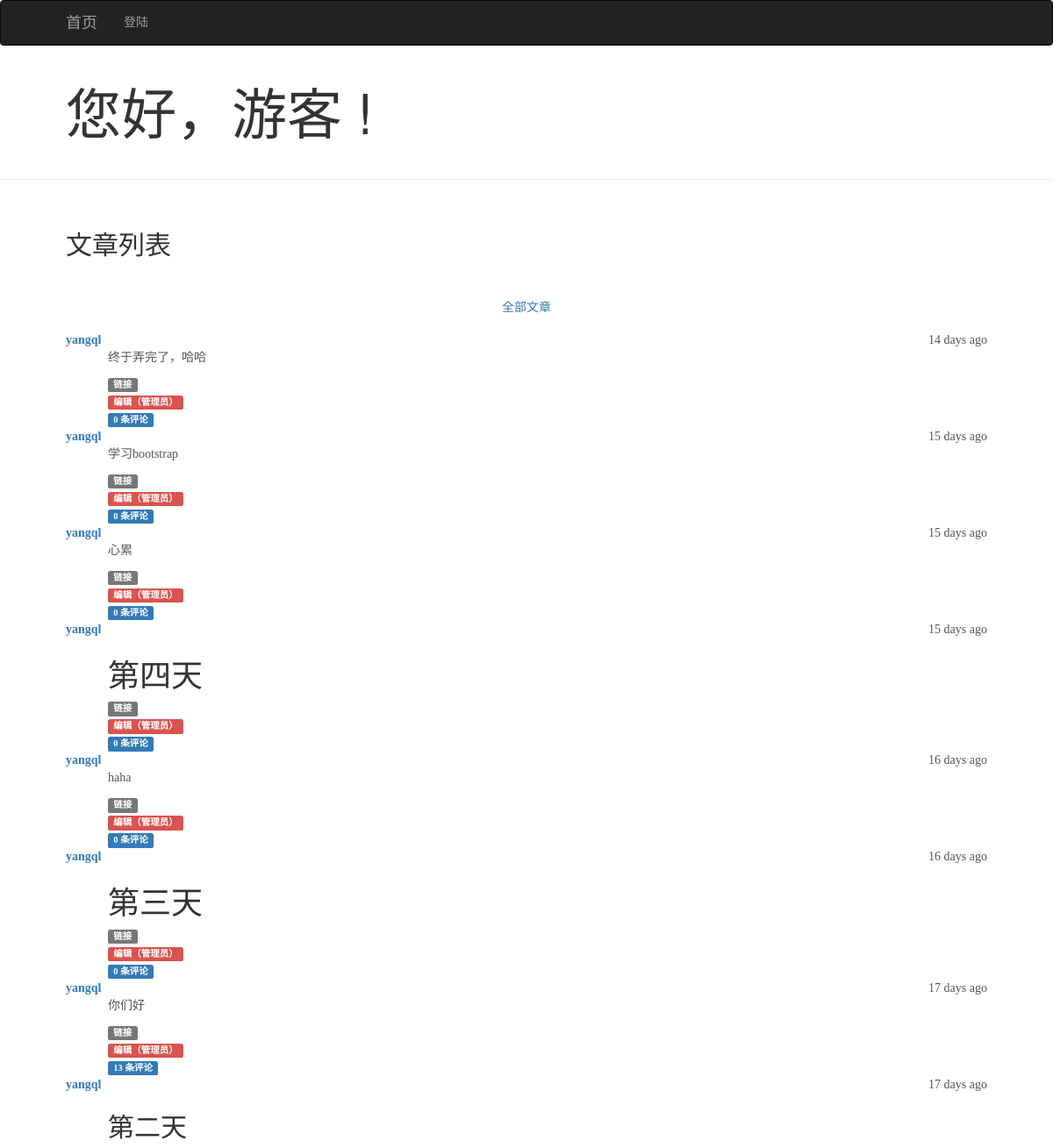
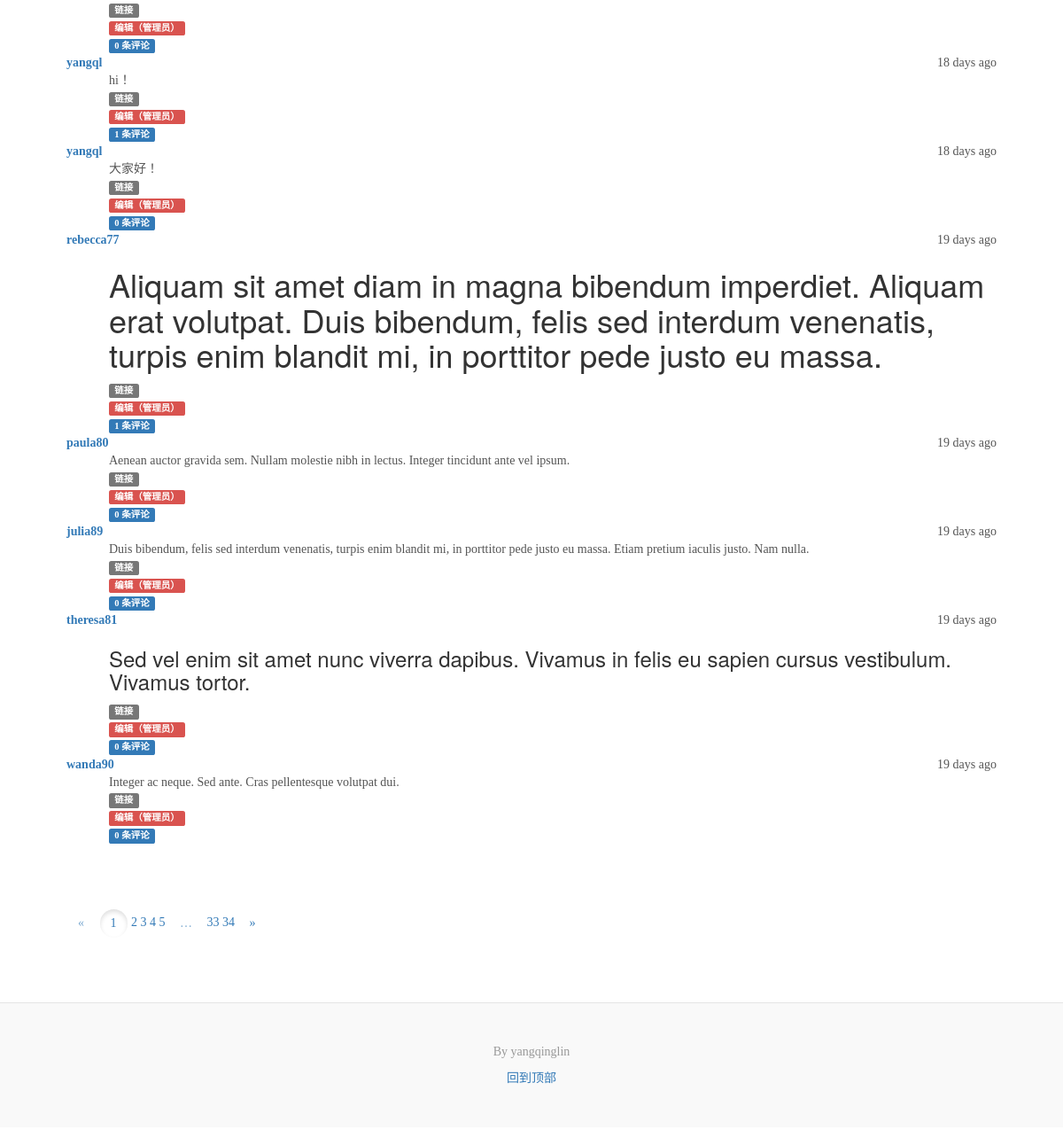
The page / on the database its author committed (2 pictures, top to bottom).
### app/model.py (models this page shows, shortened)
class Post(db.Model):
    __tablename__ = 'posts'
    id = db.Column(db.Integer, primary_key=True)
    body = db.Column(db.Text)
    timestamp = db.Column(db.DateTime, index=True, default=datetime.utcnow)
    author_id = db.Column(db.Integer, db.ForeignKey('users.id'))
    body_html=db.Column(db.Text)
    comments=db.relationship('Comment',backref='post',lazy='dynamic')
    """生产虚拟文章"""
    """生成markdown文本"""

class User(UserMixin, db.Model):
    __tablename__ = 'users'
    id = db.Column(db.Integer, primary_key=True)
    email = db.Column(db.String(64), unique=True, index=True)
    username = db.Column(db.String(64), unique=True, index=True)
    role_id = db.Column(db.Integer, db.ForeignKey('roles.id'))
    password_hash = db.Column(db.String(128))
    posts = db.relationship( 'Post', backref = 'author', lazy = 'dynamic' )
    confirmed = db.Column( db.Boolean, default = False )
    name=db.Column(db.String(64))
    about_me=db.Column(db.Text())
    member_since=db.Column(db.DateTime(),default=datetime.utcnow())
    last_seen=db.Column(db.DateTime(),default=datetime.utcnow())
    comments=db.relationship('Comment',backref='author',lazy='dynamic')
    followed=db.relationship('Follow',
                             foreign_keys=[Follow.follower_id],
                             backref=db.backref('follower',lazy='joined'),
                             lazy='dynamic',
                             cascade='all,delete-orphan')
    followers = db.relationship( 'Follow',
                                foreign_keys = [Follow.followed_id] ,
                                backref = db.backref( 'followed', lazy = 'joined' ),
                                lazy = 'dynamic',
                                cascade = 'all,delete-orphan')
    @property
    def password( self ):
        raise AttributeError( 'password is not a readable attribute' )

### app/main/views.py (the view, shortened to what this page needs)
@main.route('/',methods=['GET','POST'])
def index():
    form=PostForm()
    """有权限的用户才能显示编辑文章表格"""
    """显示用户关注的人的文章"""
    show_followed=False#匿名用户默认为False
    if current_user.is_authenticated:
        show_followed=bool(request.cookies.get('show_followed',''))
    if show_followed:
        query=current_user.followed_posts
    else:
        query=Post.query
    """所有博客按时序列出（分页）"""
    page = request.args.get( 'page', 1, type = int )#默认第一页
    pagination = query.order_by( Post.timestamp.desc( ) ).paginate(page,#唯一必须的参数
                per_page = current_app.config[ 'FLASKY_POSTS_PER_PAGE' ],
                error_out = False )#超出范围时返回空列表
    posts = pagination.items
    return render_template('index.html',form=form,posts=posts,show_followed=show_followed,pagination=pagination)

### app/author/views.py (called while the page is built)
@auth.before_app_request#获取权限时需要确认账户,若未确认，则跳转到/unconfirmed
def before_request():
    if current_user.is_authenticated :
        current_user.ping()#刷新用户访问时间
        if not current_user.confirmed \
            and request.endpoint [ :5 ] != 'auth.'\
            and request.endpoint != 'static':
            return redirect( url_for( 'auth.unconfirmed'))

### app/main/__init__.py (called while the page is built)
@main.app_context_processor#在模板中创建Permission的上下文
def inject_permission():
    return dict(Permission=Permission)

### app/model.py (called while the page is built)
    def can(self,permissions):
        return False

### app/templates/index.html (shortened to what this page needs)
{%extends "base.html" %}
{%import "bootstrap/wtf.html" as wtf%}
{%import "_macros.html" as macros %}
{%block blogtitle%}
{%if current_user.is_authenticated%}
    您好，{{ current_user.username }}
{% else %}
    您好，游客
{% endif %}!
{%endblock blogtitle%}
{%block posts%}
<h2>文章列表</h2>
<br>
<ul class="nav nav-pill">
<li class="btn "><a  href="{{url_for('.show_all')}}">全部文章  </a></li>
{%if not show_followed%}
	<div id="showed_all" >
{%else%}
	<div id="showed_followed" >
{%endif%}
{%include '_posts.html'%}
	</div>
</ul>
{%endblock posts%}
{%block pagination%}
<nav class="blog-pagination">
{{ macros.pagination_widget(pagination, '.index') }}
</nav>
{%endblock pagination%}

### app/templates/_posts.html (shortened to what this page needs)
<div class="blog-post">
{%for post in posts%}
<div class="post">
	<div class="post-date">
	{{ moment(post.timestamp).fromNow(refresh=True) }}
	</div>
	<div class="post-author">
            <a href="{{ url_for('.user', username=post.author.username) }}">
                {{ post.author.username }}
            </a>
    </div>
    <div class="post-content">
    {%if post.body_html%}
    	{{post.body_html|safe}}
    {%else%}
    	{{ post.body }}
    {%endif%}
    	<div class="post-footer">
    		<a href="{{url_for('.post',id=post.id)}}">
    		<span class="label label-default">链接</span>
    		</a>
        </div>
            {%if current_user == post.author%}
                <a href="{{ url_for('main.edit', id=post.id) }}">
                <span class="label label-primary">编辑</span>
                </a>
            {%elif current_user.is_administrator %}
                <a href="{{ url_for('main.edit', id=post.id) }}">
                    <span class="label label-danger">编辑（管理员）</span>
                </a>
            {%endif %}
            <br>
            <a href="{{url_for('.post',id=post.id)}}#comments">
                <span class="label label-primary">
                    {{post.comments.count()}} 条评论
                </span>
            </a>
    	</div>
    </div>
{%endfor%}
</div>

### app/static/css/blog.css (style rules this page uses)
@media (min-width: 48em) { html { font-size: 18px; } }
body { font-family: Georgia, "Times New Roman", Times, serif; color: #555; }
h1, .h1, h2, .h2, h3, .h3, h4, .h4, h5, .h5, h6, .h6 { font-family: "Helvetica Neue", Helvetica, Arial, sans-serif; font-weight: 400; color: #333; }
.blog-pagination { margin-bottom: 4rem; }
.blog-post { margin-bottom: 4rem; }
div.post-date { float: right; }
div.post-author { font-weight: bold; }
div.post-content { margin-left: 48px; min-height: 48px; }

### app/static/css/navbar.css (style rules this page uses)
body { padding-bottom: 20px; }

### rows shown on the page
Post: timestamp "14 days ago", author.username "yangql", body_html "终于弄完了，哈哈", comments.count "0"
Post: timestamp "15 days ago", author.username "yangql", body_html "学习bootstrap", comments.count "0"
Post: timestamp "15 days ago", author.username "yangql", body_html "心累", comments.count "0"
Post: timestamp "15 days ago", author.username "yangql", body_html "第四天", comments.count "0"
Post: timestamp "16 days ago", author.username "yangql", body_html "haha", comments.count "0"
Post: timestamp "16 days ago", author.username "yangql", body_html "第三天", comments.count "0"
Post: timestamp "17 days ago", author.username "yangql", body_html "你们好", comments.count "13"
Post: timestamp "17 days ago", author.username "yangql", body_html "第二天", comments.count "0"
Post: timestamp "18 days ago", author.username "yangql", body "hi！", comments.count "1"
Post: timestamp "18 days ago", author.username "yangql", body "大家好！", comments.count "0"
Post: timestamp "19 days ago", author.username "rebecca77", body_html "Aliquam sit amet diam in magna bibendum imperdiet. Aliquam erat volutpat. Duis bibendum, felis sed interdum venenatis, turpis enim blandit mi, in porttitor pede justo eu massa.", comments.count "1"
Post: timestamp "19 days ago", author.username "paula80", body "Aenean auctor gravida sem. Nullam molestie nibh in lectus. Integer tincidunt ante vel ipsum.", comments.count "0"
Post: timestamp "19 days ago", author.username "julia89", body "Duis bibendum, felis sed interdum venenatis, turpis enim blandit mi, in porttitor pede justo eu massa. Etiam pretium iaculis justo. Nam nulla.", comments.count "0"
Post: timestamp "19 days ago", author.username "theresa81", body_html "Sed vel enim sit amet nunc viverra dapibus. Vivamus in felis eu sapien cursus vestibulum. Vivamus tortor.", comments.count "0"
Post: timestamp "19 days ago", author.username "wanda90", body "Integer ac neque. Sed ante. Cras pellentesque volutpat dui.", comments.count "0"

### other values the page prints
{{ p }} "1"
{{ p }} "2" "3" "4" "5" "33" "34"
